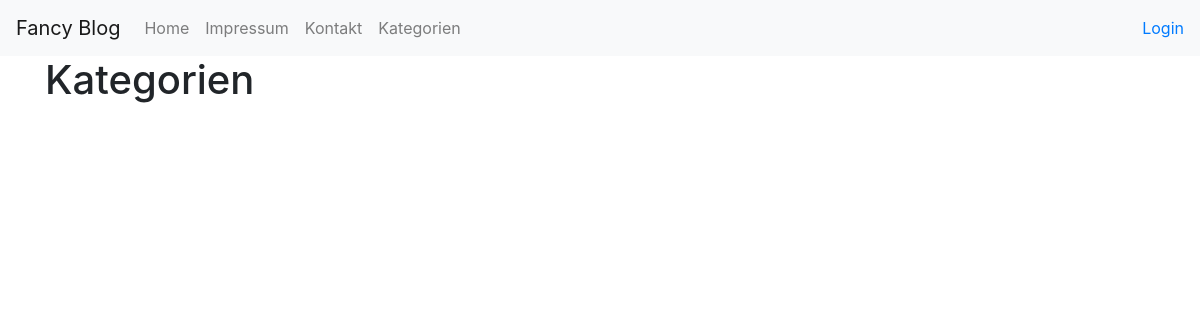
The app's page /index.php?page=categories, older data.
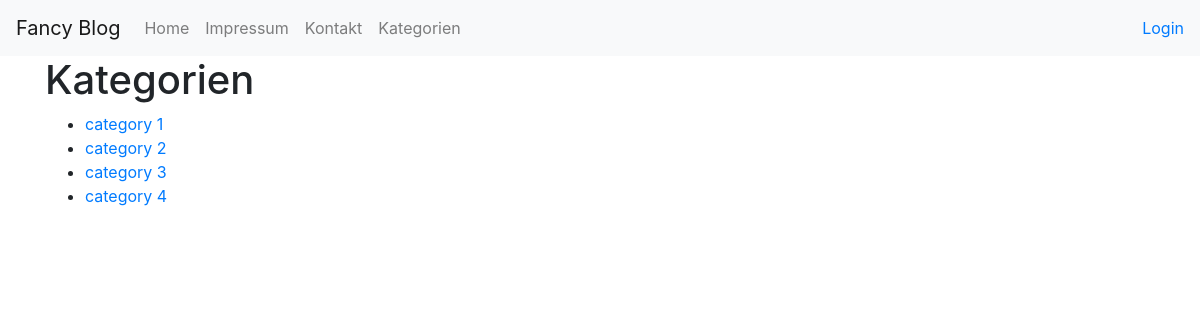
The same page, newer data.
### tables this page shows
CREATE TABLE `categories` (
    `id` int(11) NOT NULL,
    `title` varchar(280) NOT NULL
    );

### views/templates/categories.php (the view)
<?php
$result = mysqli_query($link, "SELECT * FROM categories");
?>
<h1>Kategorien</h1>
<ul>
    <?php
    while ($row = mysqli_fetch_assoc($result)) {
        extract($row);
        echo "<li><a href=\"index.php?page=category&category_id=$id\">$title</a></li>";
    }
    ?>
</ul>

Row changes from the older to the newer data that the page shows:
added categories: title "category 1"
added categories: title "category 2"
added categories: title "category 3"
added categories: title "category 4"
